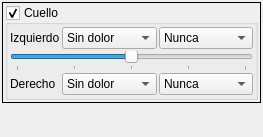
<?xml version="1.0" encoding="UTF-8"?>
<ui version="4.0">
 <class>WidgetPregunta</class>
 <widget class="QWidget" name="WidgetPregunta">
  <property name="geometry">
   <rect>
    <x>0</x>
    <y>0</y>
    <width>263</width>
    <height>137</height>
   </rect>
  </property>
  <property name="contextMenuPolicy">
   <enum>Qt::CustomContextMenu</enum>
  </property>
  <property name="windowTitle">
   <string>Form</string>
  </property>
  <layout class="QVBoxLayout" name="verticalLayout_3">
   <property name="spacing">
    <number>2</number>
   </property>
   <property name="leftMargin">
    <number>2</number>
   </property>
   <property name="topMargin">
    <number>2</number>
   </property>
   <property name="rightMargin">
    <number>2</number>
   </property>
   <property name="bottomMargin">
    <number>2</number>
   </property>
   <item>
    <widget class="QFrame" name="GroupCuello">
     <property name="frameShape">
      <enum>QFrame::Box</enum>
     </property>
     <property name="frameShadow">
      <enum>QFrame::Plain</enum>
     </property>
     <layout class="QVBoxLayout" name="verticalLayout_2">
      <property name="spacing">
       <number>2</number>
      </property>
      <property name="leftMargin">
       <number>2</number>
      </property>
      <property name="topMargin">
       <number>2</number>
      </property>
      <property name="rightMargin">
       <number>2</number>
      </property>
      <property name="bottomMargin">
       <number>2</number>
      </property>
      <item>
       <widget class="QGroupBox" name="groupBox">
        <property name="styleSheet">
         <string notr="true">border-color: rgb(108, 108, 108);</string>
        </property>
        <property name="title">
         <string>Cuello</string>
        </property>
        <property name="checkable">
         <bool>true</bool>
        </property>
        <layout class="QVBoxLayout" name="verticalLayout">
         <property name="spacing">
          <number>2</number>
         </property>
         <property name="leftMargin">
          <number>2</number>
         </property>
         <property name="topMargin">
          <number>2</number>
         </property>
         <property name="rightMargin">
          <number>2</number>
         </property>
         <property name="bottomMargin">
          <number>2</number>
         </property>
         <item>
          <layout class="QFormLayout" name="formLayout_3">
           <property name="horizontalSpacing">
            <number>2</number>
           </property>
           <property name="verticalSpacing">
            <number>2</number>
           </property>
           <item row="0" column="0">
            <widget class="QLabel" name="label_4">
             <property name="text">
              <string>Izquierdo</string>
             </property>
            </widget>
           </item>
           <item row="0" column="1">
            <layout class="QHBoxLayout" name="horizontalLayout_4">
             <property name="spacing">
              <number>2</number>
             </property>
             <item>
              <widget class="QComboBox" name="comboBox_2">
               <property name="contextMenuPolicy">
                <enum>Qt::CustomContextMenu</enum>
               </property>
               <item>
                <property name="text">
                 <string>Sin dolor</string>
                </property>
               </item>
               <item>
                <property name="text">
                 <string>Leve</string>
                </property>
               </item>
               <item>
                <property name="text">
                 <string>Moderado</string>
                </property>
               </item>
               <item>
                <property name="text">
                 <string>Intenso</string>
                </property>
               </item>
              </widget>
             </item>
             <item>
              <widget class="QComboBox" name="comboBox_3">
               <property name="contextMenuPolicy">
                <enum>Qt::CustomContextMenu</enum>
               </property>
               <item>
                <property name="text">
                 <string>Nunca</string>
                </property>
               </item>
               <item>
                <property name="text">
                 <string>Ocasional</string>
                </property>
               </item>
               <item>
                <property name="text">
                 <string>Frecuente</string>
                </property>
               </item>
               <item>
                <property name="text">
                 <string>Continuo</string>
                </property>
               </item>
              </widget>
             </item>
            </layout>
           </item>
           <item row="2" column="0">
            <widget class="QLabel" name="label_5">
             <property name="text">
              <string>Derecho</string>
             </property>
            </widget>
           </item>
           <item row="2" column="1">
            <layout class="QHBoxLayout" name="horizontalLayout_5">
             <property name="spacing">
              <number>2</number>
             </property>
             <item>
              <widget class="QComboBox" name="comboBox_4">
               <property name="contextMenuPolicy">
                <enum>Qt::CustomContextMenu</enum>
               </property>
               <item>
                <property name="text">
                 <string>Sin dolor</string>
                </property>
               </item>
               <item>
                <property name="text">
                 <string>Leve</string>
                </property>
               </item>
               <item>
                <property name="text">
                 <string>Moderado</string>
                </property>
               </item>
               <item>
                <property name="text">
                 <string>Intenso</string>
                </property>
               </item>
              </widget>
             </item>
             <item>
              <widget class="QComboBox" name="comboBox_5">
               <property name="contextMenuPolicy">
                <enum>Qt::CustomContextMenu</enum>
               </property>
               <item>
                <property name="text">
                 <string>Nunca</string>
                </property>
               </item>
               <item>
                <property name="text">
                 <string>Ocasional</string>
                </property>
               </item>
               <item>
                <property name="text">
                 <string>Frecuente</string>
                </property>
               </item>
               <item>
                <property name="text">
                 <string>Continuo</string>
                </property>
               </item>
              </widget>
             </item>
            </layout>
           </item>
           <item row="1" column="0" colspan="2">
            <widget class="QSlider" name="horizontalSlider">
             <property name="maximum">
              <number>4</number>
             </property>
             <property name="sliderPosition">
              <number>2</number>
             </property>
             <property name="orientation">
              <enum>Qt::Horizontal</enum>
             </property>
             <property name="tickPosition">
              <enum>QSlider::TicksBelow</enum>
             </property>
             <property name="tickInterval">
              <number>1</number>
             </property>
            </widget>
           </item>
          </layout>
         </item>
        </layout>
       </widget>
      </item>
     </layout>
    </widget>
   </item>
   <item>
    <spacer name="verticalSpacer">
     <property name="orientation">
      <enum>Qt::Vertical</enum>
     </property>
     <property name="sizeHint" stdset="0">
      <size>
       <width>10</width>
       <height>10</height>
      </size>
     </property>
    </spacer>
   </item>
  </layout>
 </widget>
 <resources/>
 <connections/>
</ui>
